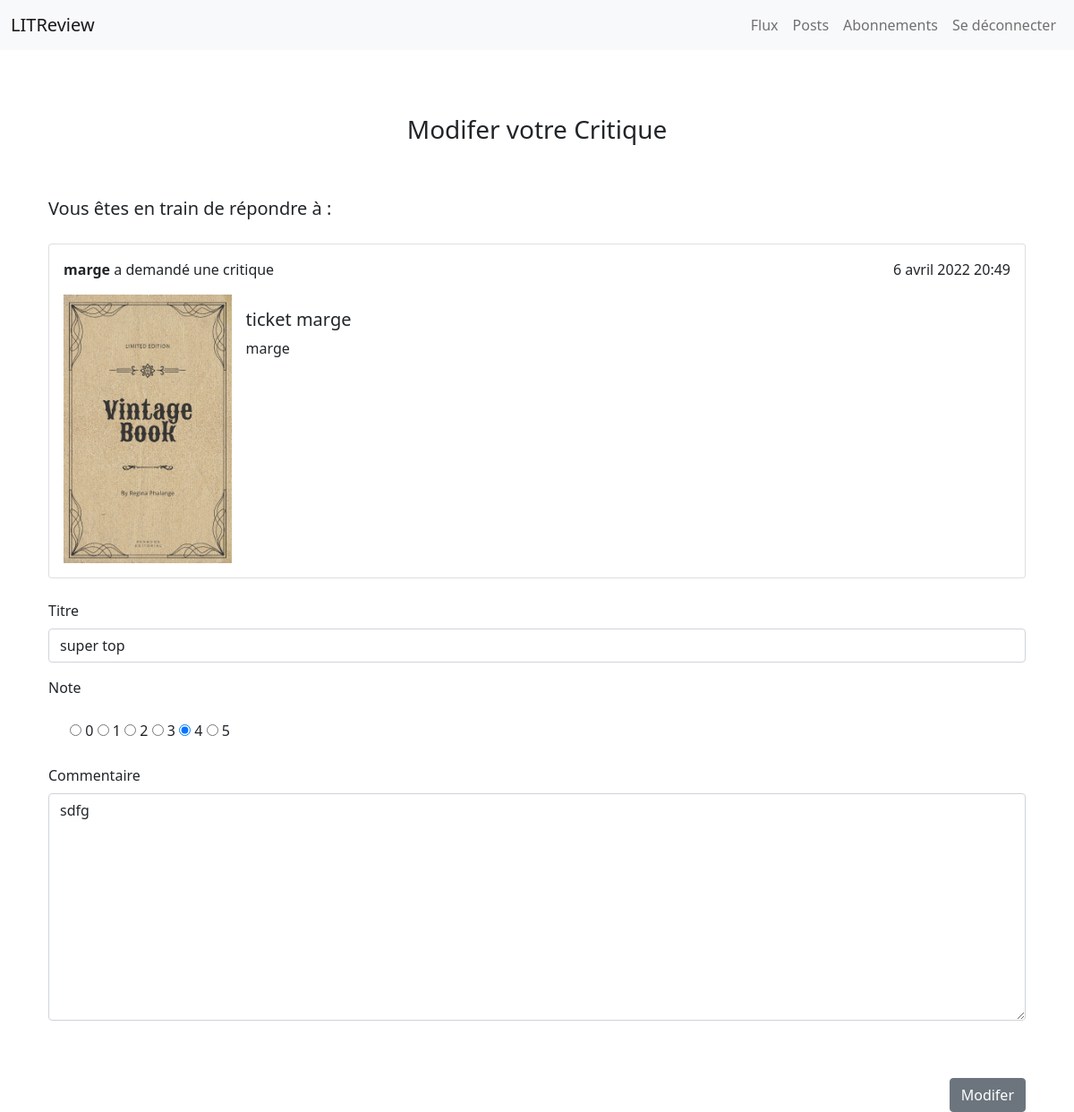
The page /update_review/13 (signed in) on the database its author committed.
### main/models.py (models this page shows, shortened)
class Ticket(models.Model):
    title = models.CharField(max_length=128)
    description = models.TextField(max_length=2048, blank=True)
    user = models.ForeignKey(to=settings.AUTH_USER_MODEL, on_delete=models.CASCADE)
    image = models.ImageField(null=True, blank=True, upload_to="images/")
    time_created = models.DateTimeField(auto_now_add=True)

class Review(models.Model):
    ticket = models.ForeignKey(to=Ticket, on_delete=models.CASCADE)
    rating = models.PositiveSmallIntegerField(
        validators=[MinValueValidator(0), MaxValueValidator(5)]
    )
    headline = models.CharField(max_length=128)
    body = models.CharField(max_length=8192, blank=True)
    user = models.ForeignKey(to=settings.AUTH_USER_MODEL, on_delete=models.CASCADE)
    time_created = models.DateTimeField(auto_now_add=True)

### main/views.py (the view)
# urls.py: path("update_review/<review_id>", views.update_review, name="update_review"),
@login_required
def update_review(request, review_id):
    review = Review.objects.get(pk=review_id)
    form = ReviewResponseForm(request.POST or None, instance=review)
    if form.is_valid():
        form.save()
        messages.success(request, ("Critque modifiée avec succès"))
        return redirect("my_posts")
    return render(
        request,
        "main/update_review.html",
        {
            "review": review,
            "ticket": review.ticket,
            "form": form,
        },
    )

### main/forms.py
class ReviewResponseForm(ModelForm):
    class Meta:
        model = Review
        fields = ("headline", "rating", "body")
        labels = {"headline": "Titre", "rating": "Note", "body": "Commentaire"}
        CHOICES = [
            ("0", " 0"),
            ("1", " 1"),
            ("2", " 2"),
            ("3", " 3"),
            ("4", " 4"),
            ("5", " 5"),
        ]
        widgets = {
            "headline": forms.TextInput(attrs={"class": "form-control"}),
            "body": forms.Textarea(attrs={"class": "form-control"}),
            "rating": forms.RadioSelect(choices=CHOICES, attrs={}),
        }

### main/templates/main/update_review.html (shortened to what this page needs)
{% extends 'main/base.html' %}
{% block content %}
    <br><br>
    <h5 class="text-center fs-3 ">Modifer votre Critique</h5>
    <br><br>
    <div class="fs-5 text">Vous êtes en train de répondre à :</div>
    {% include 'main/ticket_snippet.html' %}
    <form action="{% url 'update_review' review.id %}" method="POST" enctype="multipart/form-data">
        <br>
        <div class="mb-3">
            <label class="form-label">{{form.headline.label}}</label>
            {{form.headline}}
        </div>
        <div class="mb-3">
            <label for="exampleInputPassword1" class="form-label">{{form.rating.label}}</label>
        </div>
        <div class="form-check form-check-inline">
            {% for check in form.rating %}
            {{check}}
            {% endfor %}
        </div>
        <br>
        <br>
        <div class="mb-3">
            <label for="exampleInputEmail1" class="form-label">{{form.body.label}}</label>
            {{form.body}}
        </div>
        <br><br>
        <div class="d-flex justify-content-md-end">
            <input type="submit" value="Modifer" class="btn btn-secondary ">
        </div>
    </form>
</div>
{% endblock %}

### main/templates/main/ticket_snippet.html (shortened to what this page needs)
{% block content %}
<br>
<div class="card ">
  <div class="card-body">
    <div class="d-flex justify-content-between">
      {% if ticket.user == request.user %}
      <p> <strong>Vous</strong> avez demandé une critique</p>
      <p>{{ticket.time_created}}</p>
      {%else%}
      <p> <strong>{{ticket.user}}</strong> a demandé une critique</p>
      <p>{{ticket.time_created}}</p>
      {% endif%}
    </div>
    <div class="d-flex ">
      {% if ticket.image %}
      <img src="{{ticket.image.url}}" style="height: 300px" alt="...">
      {%endif%}
      <div class=" m-3">
          <h5 class="card-title">{{ticket.title}}</h5>
          <p class="card-text">{{ticket.description}}</p>
      </div>
    </div>
  </div>
</div>
{% endblock %}

### rows shown on the page
Ticket: user "marge", time_created "6 avril 2022 20:49", image (picture), title "ticket marge", description "marge"
Review: headline "super top", body "sdfg"
